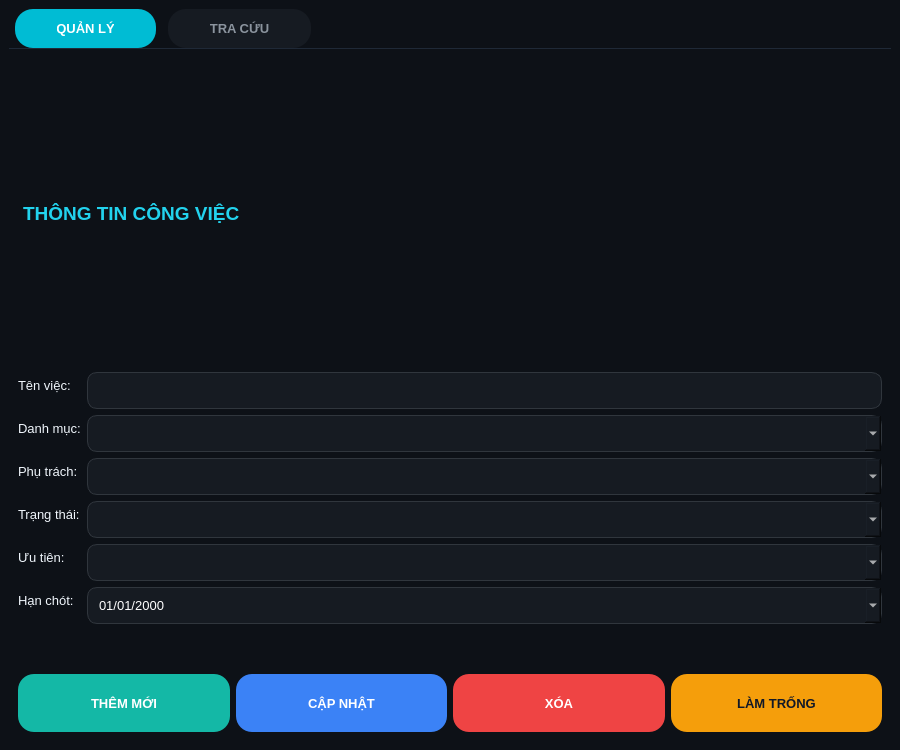
<?xml version="1.0" encoding="UTF-8"?>
<ui version="4.0">
 <class>MainWindow</class>
 <widget class="QMainWindow" name="MainWindow">
  <property name="geometry">
   <rect>
    <x>0</x>
    <y>0</y>
    <width>900</width>
    <height>750</height>
   </rect>
  </property>
  <property name="windowTitle">
   <string>Quản Lý Công Việc - Phạm Bảo Châu</string>
  </property>

  <property name="styleSheet">
   <string>
    QMainWindow {
        background-color: #0d1117;
    }

    QWidget {
        background-color: #0d1117;
        color: #f0f6fc;
        font-family: 'Segoe UI';
        font-size: 10pt;
    }

    QTabWidget#main_tab::pane {
        border: none;
        border-top: 1px solid #1f2937;
        padding-top: 12px;
    }

    QTabWidget#main_tab QTabBar::tab {
        background-color: #161b22;
        color: #8b949e;
        padding: 12px 42px;
        border-radius: 18px;
        margin: 0 6px;
        font-weight: bold;
    }

    QTabWidget#main_tab QTabBar::tab:selected {
        background-color: #00bcd4;
        color: #ffffff;
    }

    QLineEdit, QComboBox, QDateEdit {
        background-color: #161b22;
        border: 1px solid #30363d;
        border-radius: 10px;
        padding: 9px;
        color: white;
    }

    QPushButton {
        border-radius: 16px;
        font-weight: bold;
        font-size: 10pt;
        min-height: 42px;
        padding: 8px 14px;
        color: white;
        border: none;
    }

    QPushButton#btn_add {
        background-color: #14b8a6;
    }
    QPushButton#btn_add:hover {
        background-color: #2dd4bf;
    }

    QPushButton#btn_edit {
        background-color: #3b82f6;
    }
    QPushButton#btn_edit:hover {
        background-color: #60a5fa;
    }

    QPushButton#btn_delete {
        background-color: #ef4444;
    }
    QPushButton#btn_delete:hover {
        background-color: #f87171;
    }

    QPushButton#btn_clear,
    QPushButton#btn_refresh_all {
        background-color: #f59e0b;
        color: #111827;
    }
    QPushButton#btn_clear:hover,
    QPushButton#btn_refresh_all:hover {
        background-color: #fbbf24;
    }

    QPushButton#btn_export {
        background-color: #8b5cf6;
    }
    QPushButton#btn_export:hover {
        background-color: #a78bfa;
    }

    QHeaderView::section {
        background-color: #111827;
        color: #22d3ee;
        font-weight: bold;
        border: none;
        padding: 10px;
    }

    QTableWidget {
        background-color: #161b22;
        gridline-color: #30363d;
        border: none;
        color: white;
        border-radius: 10px;
    }
   </string>
  </property>

  <widget class="QWidget" name="centralwidget">
   <layout class="QVBoxLayout">
    <item>
     <widget class="QTabWidget" name="main_tab">
      <widget class="QWidget" name="tab_manage">
       <attribute name="title">
        <string>QUẢN LÝ</string>
       </attribute>
       <layout class="QVBoxLayout">
        <item>
         <widget class="QLabel">
          <property name="text">
           <string>THÔNG TIN CÔNG VIỆC</string>
          </property>
          <property name="styleSheet">
           <string>font-size: 14pt; font-weight: bold; color: #22d3ee; margin-bottom: 10px;</string>
          </property>
         </widget>
        </item>

        <item>
         <layout class="QFormLayout">
          <item row="0" column="0"><widget class="QLabel"><property name="text"><string>Tên việc:</string></property></widget></item>
          <item row="0" column="1"><widget class="QLineEdit" name="txt_task_name"/></item>

          <item row="1" column="0"><widget class="QLabel"><property name="text"><string>Danh mục:</string></property></widget></item>
          <item row="1" column="1"><widget class="QComboBox" name="combo_category"/></item>

          <item row="2" column="0"><widget class="QLabel"><property name="text"><string>Phụ trách:</string></property></widget></item>
          <item row="2" column="1"><widget class="QComboBox" name="combo_user"/></item>

          <item row="3" column="0"><widget class="QLabel"><property name="text"><string>Trạng thái:</string></property></widget></item>
          <item row="3" column="1"><widget class="QComboBox" name="combo_status"/></item>

          <item row="4" column="0"><widget class="QLabel"><property name="text"><string>Ưu tiên:</string></property></widget></item>
          <item row="4" column="1"><widget class="QComboBox" name="combo_priority"/></item>

          <item row="5" column="0"><widget class="QLabel"><property name="text"><string>Hạn chót:</string></property></widget></item>
          <item row="5" column="1">
           <widget class="QDateEdit" name="date_deadline">
            <property name="displayFormat">
             <string>dd/MM/yyyy</string>
            </property>
            <property name="calendarPopup">
             <bool>true</bool>
            </property>
           </widget>
          </item>
         </layout>
        </item>

        <item>
         <layout class="QHBoxLayout">
          <item><widget class="QPushButton" name="btn_add"><property name="text"><string>THÊM MỚI</string></property></widget></item>
          <item><widget class="QPushButton" name="btn_edit"><property name="text"><string>CẬP NHẬT</string></property></widget></item>
          <item><widget class="QPushButton" name="btn_delete"><property name="text"><string>XÓA</string></property></widget></item>
          <item><widget class="QPushButton" name="btn_clear"><property name="text"><string>LÀM TRỐNG</string></property></widget></item>
         </layout>
        </item>
       </layout>
      </widget>

      <widget class="QWidget" name="tab_search">
       <attribute name="title">
        <string>TRA CỨU</string>
       </attribute>
       <layout class="QVBoxLayout">
        <item>
         <layout class="QHBoxLayout">
          <item>
           <widget class="QLineEdit" name="txt_search">
            <property name="placeholderText">
             <string>Tìm theo tên việc hoặc người làm...</string>
            </property>
           </widget>
          </item>
          <item><widget class="QPushButton" name="btn_refresh_all"><property name="text"><string>TẢI LẠI</string></property></widget></item>
          <item><widget class="QPushButton" name="btn_export"><property name="text"><string>XUẤT EXCEL</string></property></widget></item>
         </layout>
        </item>
        <item>
         <widget class="QTableWidget" name="table_tasks"/>
        </item>
       </layout>
      </widget>
     </widget>
    </item>
   </layout>
  </widget>
 </widget>
</ui>
